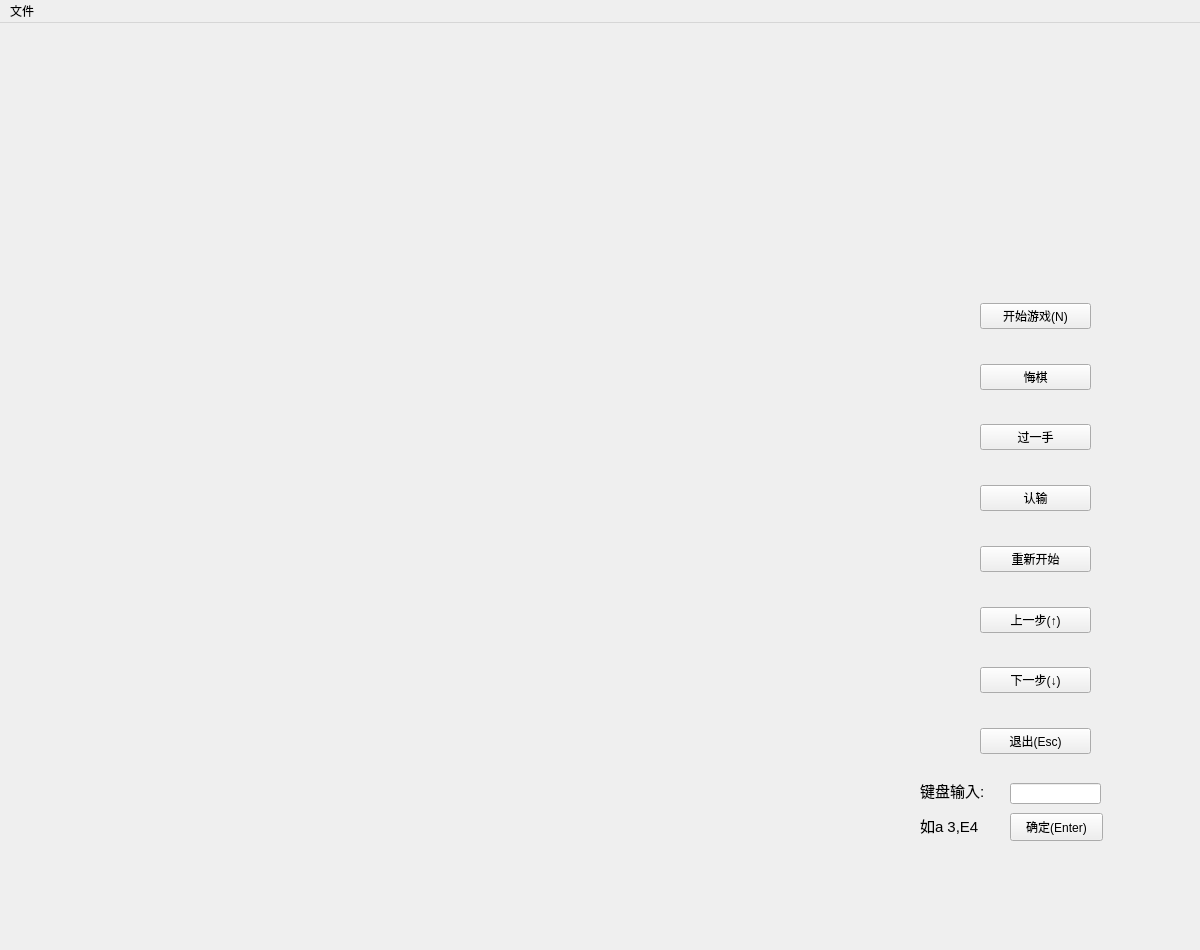
<?xml version="1.0" encoding="UTF-8"?>
<ui version="4.0">
 <class>MainWindow</class>
 <widget class="QMainWindow" name="MainWindow">
  <property name="geometry">
   <rect>
    <x>0</x>
    <y>0</y>
    <width>1200</width>
    <height>950</height>
   </rect>
  </property>
  <property name="sizePolicy">
   <sizepolicy hsizetype="Preferred" vsizetype="Preferred">
    <horstretch>0</horstretch>
    <verstretch>0</verstretch>
   </sizepolicy>
  </property>
  <property name="minimumSize">
   <size>
    <width>1200</width>
    <height>950</height>
   </size>
  </property>
  <property name="maximumSize">
   <size>
    <width>1200</width>
    <height>950</height>
   </size>
  </property>
  <property name="windowTitle">
   <string>MainWindow</string>
  </property>
  <widget class="QWidget" name="centralwidget">
   <widget class="ChessBoard" name="chessboard" native="true">
    <property name="geometry">
     <rect>
      <x>30</x>
      <y>30</y>
      <width>850</width>
      <height>850</height>
     </rect>
    </property>
    <property name="sizePolicy">
     <sizepolicy hsizetype="Preferred" vsizetype="Preferred">
      <horstretch>0</horstretch>
      <verstretch>0</verstretch>
     </sizepolicy>
    </property>
    <property name="minimumSize">
     <size>
      <width>850</width>
      <height>850</height>
     </size>
    </property>
    <property name="maximumSize">
     <size>
      <width>850</width>
      <height>850</height>
     </size>
    </property>
   </widget>
   <widget class="QWidget" name="tool" native="true">
    <property name="geometry">
     <rect>
      <x>980</x>
      <y>280</y>
      <width>111</width>
      <height>451</height>
     </rect>
    </property>
    <layout class="QVBoxLayout" name="verticalLayout">
     <item>
      <widget class="QPushButton" name="start">
       <property name="text">
        <string>开始游戏(N)</string>
       </property>
       <property name="shortcut">
        <string>N</string>
       </property>
      </widget>
     </item>
     <item>
      <spacer name="verticalSpacer">
       <property name="orientation">
        <enum>Qt::Vertical</enum>
       </property>
       <property name="sizeHint" stdset="0">
        <size>
         <width>20</width>
         <height>20</height>
        </size>
       </property>
      </spacer>
     </item>
     <item>
      <widget class="QPushButton" name="regret">
       <property name="text">
        <string>悔棋</string>
       </property>
      </widget>
     </item>
     <item>
      <spacer name="verticalSpacer_2">
       <property name="orientation">
        <enum>Qt::Vertical</enum>
       </property>
       <property name="sizeHint" stdset="0">
        <size>
         <width>20</width>
         <height>20</height>
        </size>
       </property>
      </spacer>
     </item>
     <item>
      <widget class="QPushButton" name="pass">
       <property name="text">
        <string>过一手</string>
       </property>
      </widget>
     </item>
     <item>
      <spacer name="verticalSpacer_3">
       <property name="orientation">
        <enum>Qt::Vertical</enum>
       </property>
       <property name="sizeHint" stdset="0">
        <size>
         <width>20</width>
         <height>20</height>
        </size>
       </property>
      </spacer>
     </item>
     <item>
      <widget class="QPushButton" name="giveup">
       <property name="text">
        <string>认输</string>
       </property>
      </widget>
     </item>
     <item>
      <spacer name="verticalSpacer_4">
       <property name="orientation">
        <enum>Qt::Vertical</enum>
       </property>
       <property name="sizeType">
        <enum>QSizePolicy::MinimumExpanding</enum>
       </property>
       <property name="sizeHint" stdset="0">
        <size>
         <width>20</width>
         <height>20</height>
        </size>
       </property>
      </spacer>
     </item>
     <item>
      <widget class="QPushButton" name="restart">
       <property name="text">
        <string>重新开始</string>
       </property>
      </widget>
     </item>
     <item>
      <spacer name="verticalSpacer_5">
       <property name="orientation">
        <enum>Qt::Vertical</enum>
       </property>
       <property name="sizeHint" stdset="0">
        <size>
         <width>20</width>
         <height>20</height>
        </size>
       </property>
      </spacer>
     </item>
     <item>
      <widget class="QPushButton" name="last">
       <property name="text">
        <string>上一步(↑)</string>
       </property>
       <property name="shortcut">
        <string>Up</string>
       </property>
      </widget>
     </item>
     <item>
      <spacer name="verticalSpacer_8">
       <property name="orientation">
        <enum>Qt::Vertical</enum>
       </property>
       <property name="sizeType">
        <enum>QSizePolicy::MinimumExpanding</enum>
       </property>
       <property name="sizeHint" stdset="0">
        <size>
         <width>20</width>
         <height>20</height>
        </size>
       </property>
      </spacer>
     </item>
     <item>
      <widget class="QPushButton" name="next">
       <property name="text">
        <string>下一步(↓)</string>
       </property>
       <property name="shortcut">
        <string>Down</string>
       </property>
      </widget>
     </item>
     <item>
      <spacer name="verticalSpacer_9">
       <property name="orientation">
        <enum>Qt::Vertical</enum>
       </property>
       <property name="sizeType">
        <enum>QSizePolicy::MinimumExpanding</enum>
       </property>
       <property name="sizeHint" stdset="0">
        <size>
         <width>20</width>
         <height>20</height>
        </size>
       </property>
      </spacer>
     </item>
     <item>
      <widget class="QPushButton" name="end">
       <property name="text">
        <string>退出(Esc)</string>
       </property>
       <property name="shortcut">
        <string>Esc</string>
       </property>
      </widget>
     </item>
    </layout>
   </widget>
   <widget class="QLineEdit" name="lineEdit">
    <property name="geometry">
     <rect>
      <x>1010</x>
      <y>760</y>
      <width>91</width>
      <height>21</height>
     </rect>
    </property>
    <property name="text">
     <string/>
    </property>
   </widget>
   <widget class="QPushButton" name="ensure">
    <property name="geometry">
     <rect>
      <x>1010</x>
      <y>790</y>
      <width>93</width>
      <height>28</height>
     </rect>
    </property>
    <property name="text">
     <string>确定(Enter)</string>
    </property>
    <property name="shortcut">
     <string>Return</string>
    </property>
   </widget>
   <widget class="QLabel" name="label">
    <property name="geometry">
     <rect>
      <x>920</x>
      <y>750</y>
      <width>91</width>
      <height>71</height>
     </rect>
    </property>
    <property name="text">
     <string>&lt;html&gt;&lt;head/&gt;&lt;body&gt;&lt;p&gt;&lt;span style=&quot; font-size:11pt;&quot;&gt;键盘输入:&lt;/span&gt;&lt;/p&gt;&lt;p&gt;&lt;span style=&quot; font-size:11pt;&quot;&gt;如a 3,E4&lt;/span&gt;&lt;/p&gt;&lt;/body&gt;&lt;/html&gt;</string>
    </property>
   </widget>
  </widget>
  <widget class="QMenuBar" name="menubar">
   <property name="geometry">
    <rect>
     <x>0</x>
     <y>0</y>
     <width>1200</width>
     <height>26</height>
    </rect>
   </property>
   <widget class="QMenu" name="menufile">
    <property name="geometry">
     <rect>
      <x>339</x>
      <y>116</y>
      <width>137</width>
      <height>87</height>
     </rect>
    </property>
    <property name="title">
     <string>文件</string>
    </property>
    <addaction name="actionopen"/>
    <addaction name="separator"/>
   </widget>
   <addaction name="menufile"/>
  </widget>
  <action name="actionopen">
   <property name="text">
    <string>打开 </string>
   </property>
   <property name="shortcut">
    <string>Ctrl+O</string>
   </property>
  </action>
  <action name="actionsave">
   <property name="text">
    <string>保存</string>
   </property>
   <property name="shortcut">
    <string>Ctrl+S</string>
   </property>
  </action>
 </widget>
 <customwidgets>
  <customwidget>
   <class>ChessBoard</class>
   <extends>QWidget</extends>
   <header>chessboard.h</header>
   <container>1</container>
  </customwidget>
 </customwidgets>
 <resources/>
 <connections/>
</ui>
